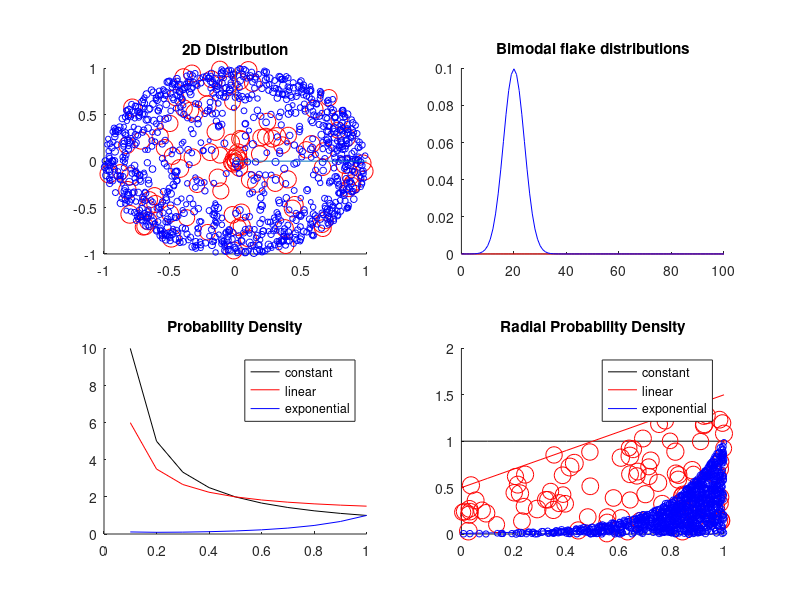

Reproduce this figure in MATLAB.
clear all;
close all;

tic;

%% PLOTTING DISTRIBUTION BOUNDS

% X-RANGE [x]
xlim = 1;
samples = 10;
x = 0:(1/samples):xlim;

% CONSTANT DISTRIBUTION [y_k]
y_k = [];
y_k_a = [];
for i=1:samples+1
    yi_k = 1;
    y_k = [y_k, yi_k];
    %equal-area dist
    y_k_a = [y_k_a, yi_k/x(i)];
end

% LINEAR DISTRIBUTION [y_l] % max value for m = 2
y_l = [];
y_l_a = [];
m = 1; % only edit this value
c = 1-(xlim/2)*m;
for i=1:samples+1
    yi_l = m*x(i)+c;
    y_l = [y_l, yi_l];
    %equal-area dist
    y_l_a = [y_l_a, yi_l/x(i)];
end

% EXPONENTIAL DISTRIBUTION [y_e] % 1-x
y_e = [];
y_e_a = [];
a = 5;
for i=1:samples+1
    yi_e = exp(-a*(1-x(i)));
    y_e = [y_e, yi_e];
    y_e_a = [y_e_a, yi_e/x(i)];
end

%% GENERATING RANDOM SAMPLES, 2D DISTRIBUTIONS

% variables
N = 100;       % number of stochastic samples
N_mean = 150;     % flake size
N_var = 10;    % flake variance

% declaring empty arrays
x_values = [];
y_values = [];
a_values = [];
s_values = [];
x1_values = [];
y1_values = [];
quadrant = 1;
count = 0;

while count < N
    rng_x = rand(1);
    
    % LINEAR
    y = m*rng_x + c;
    y_max = m*1 + c;
    
    % EXPONENTIAL
    %a = 5;
    %y = 1 * exp(-a*(xlim-rng_x));
    %y_max = 1 * exp(0);
    
    rng_y = rand(1)*(y_max);
    rng_a = rand(1)*2*pi/4;
    rng_s = N_mean + randn(1)*N_var;
    
    % evaluating whether values fall within probability density
    if (rng_y < y)
        x_values = [x_values, rng_x];
        y_values = [y_values, rng_y]; % this line is irrelevant to 2D distribution
        a_values = [a_values, rng_a];
        s_values = [s_values, rng_s];
        
        h = rng_x;  % h is the hypoteneuse
        dx = h - h*cos(rng_a);
        dy = h*sin(rng_a);
        
        % assigning points across each quadrant
        if quadrant == 1
            x1_values = [x1_values, (h - dx)];
            y1_values = [y1_values, (+dy)];
        
        elseif quadrant == 2
            x1_values = [x1_values, (-h + dx)];
            y1_values = [y1_values, (+dy)];
        
        elseif quadrant == 3
            x1_values = [x1_values, (-h + dx)];
            y1_values = [y1_values, (-dy)];
        
        elseif quadrant == 4
            x1_values = [x1_values, (+h - dx)];
            y1_values = [y1_values, (-dy)];
        end
        
        % increment counter
        if quadrant == 4
            quadrant = 1;
        else
            quadrant = quadrant + 1;
        end
        count = count + 1;
    end
end

%%  REPEATING FOR A SECOND SAMPLE SET

% variables
N2 = 1000;      % number of stochastic samples
N2_mean = 20;     % flake size
N2_var = 4;    % flake variance

% declaring empty arrays
x_values_s2 = [];
y_values_s2 = [];
a_values_s2 = [];
s_values_s2 = [];
x1_values_s2 = [];
y1_values_s2 = [];
quadrant = 1;
count = 0;

while count < N2
    rng_x = rand(1);
    
    % LINEAR
    %y = m*rng_x + c;
    %y_max = m*1 + c;
    
    % EXPONENTIAL
    a = 5;
    y = 1 * exp(-a*(xlim-rng_x));
    y_max = 1 * exp(0);
    
    rng_y = rand(1)*y_max;
    rng_a = rand(1)*2*pi/4;
    rng_s = N2_mean + randn(1)*N2_var;
    
    % LINEAR
    %y = m*rng_x + c;
    
    % EXPONENTIAL
    a = 5;
    y = 1 * exp(-a*(xlim-rng_x));
    
    % evaluating whether values fall within probability density
    if (rng_y < y)
        x_values_s2 = [x_values_s2, rng_x];
        y_values_s2 = [y_values_s2, rng_y]; % this line is irrelevant to 2D distribution
        a_values_s2 = [a_values_s2, rng_a];
        s_values_s2 = [s_values_s2, rng_s];
        
        h = rng_x;  % h is the hypoteneuse
        dx = h - h*cos(rng_a);
        dy = h*sin(rng_a);
        
        % assigning points across each quadrant
        if quadrant == 1
            x1_values_s2 = [x1_values_s2, (h - dx)];
            y1_values_s2 = [y1_values_s2, (+dy)];
        
        elseif quadrant == 2
            x1_values_s2 = [x1_values_s2, (-h + dx)];
            y1_values_s2 = [y1_values_s2, (+dy)];
        
        elseif quadrant == 3
            x1_values_s2 = [x1_values_s2, (-h + dx)];
            y1_values_s2 = [y1_values_s2, (-dy)];
        
        elseif quadrant == 4
            x1_values_s2 = [x1_values_s2, (+h - dx)];
            y1_values_s2 = [y1_values_s2, (-dy)];
        end
        
        % increment counter
        if quadrant == 4
            quadrant = 1;
        else
            quadrant = quadrant + 1;
        end
        count = count + 1;
    end
end

% %% RNG DISTRIBUTION ACROSS CIRCLE(MONTE CARLO METHOD)
% % for circle of radius 1
% 
% r_dist_x = [];
% r_dist_y = [];
% 
% for i=1:N
%     r_x = rand(1);
%     r_y = rand(1);
%     r_ylim = sqrt(1 - r_x^2);
%     if r_y < r_ylim
%         r_dist_x = [r_dist_x, r_x];
%         r_dist_y = [r_dist_y, r_y];
%     end
% end

%% PLOTTING

figure(1);
set(figure(1), 'Position', [30, 70, 900, 900]);

% 2D circular distribution
subplot(2,2,1)
title('2D Distribution')
hold on
scatter(x1_values, y1_values, s_values, 'r');
scatter(x1_values_s2, y1_values_s2, s_values_s2, 'b');
axis([-xlim, xlim, -xlim, xlim]);
%also plot +x,+y lines
plot([0,1],[0,0]);
plot([0,0],[0,1]);
hold off

% 1D RADIAL distribution
subplot(2,2,4)
title('Radial Probability Density')
hold on
plot(x,y_k,'k');
plot(x,y_l,'r');
plot(x,y_e,'b');
scatter(x_values, y_values, s_values, 'r');
scatter(x_values_s2, y_values_s2, s_values_s2, 'b');
legend('constant', 'linear', 'exponential');
axis([0,1,0,2]);
hold off

% 1D EQUAL-AREA distribution
subplot(2,2,3)
title('Probability Density')
hold on
plot(x,y_k_a,'k');
plot(x,y_l_a,'r');
plot(x,y_e_a,'b');
legend('constant', 'linear', 'exponential');
hold off

% Bimodal distribution
subplot(2,2,2)
title('Bimodal flake distributions')
hold on
x = [0:1:100];
norm = normpdf(x,N_mean,N_var);
norm2 = normpdf(x,N2_mean, N2_var);
plot(x,norm, 'r');
plot(x,norm2 , 'b');
hold off

% FIGURE(2): 
% figure(2);
% set(figure(2), 'Position', [550, 100, 1000, 400]);
% subplot(1,2,1)
% title('Random Sampling within a circle');
% scatter(r_dist_x, r_dist_y);
% axis([0,1,0,1]);
% subplot(1,2,2)
% title('Probability density across x');
% bins = 50;
% [areaDistribution, binAreas] = hist(r_dist_y, bins);
% bar(binAreas, areaDistribution, 'BarWidth', 1.0);
% axis([0,1,0,inf]);

% displaying analysis time
t = toc;
disp('Time for analysis (sec):')
disp(t)
